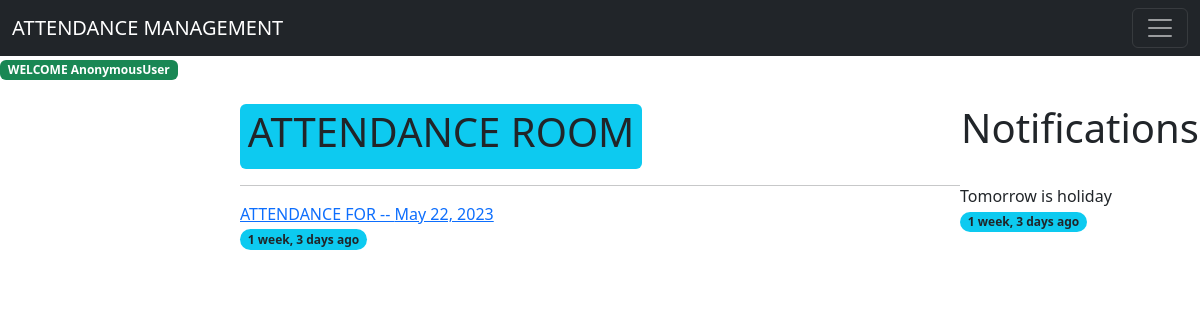
The page / on the database its author committed.
### base/models.py (models this page shows, shortened)
class Room(models.Model):
   name = models.CharField(max_length=200)
   created = models.DateTimeField(auto_now_add=True)
   datee = models.DateField(null=True)

class Notification(models.Model):
    description = models.TextField(max_length=250)
    created = models.DateTimeField(auto_now_add=True)
    class Meta:
        ordering = ['-created']

### base/views.py (the view)
# urls.py: path('' , views.home , name='home'),
def home(request):
    user = User.objects.all()
    room = Room.objects.all()
    notification = Notification.objects.all()
    context = {'users':user , 'room':room  , 'notifications':notification}
    return render (request , 'base/home.html' , context)

### base/templatetags/custom_filters.py (called while the page is built)
@register.filter
def has_group(user, group_name):
    return user.groups.filter(name=group_name).exists()

### base/templates/base/home.html (shortened to what this page needs)
{% load custom_filters %}
{% include 'base/nav.html' %}
<html>
    {% block content %}
    <span class="badge bg-success"> WELCOME {{request.user }}</span>
    <br>
    <br>
        <div class="main">
            <div class="user">
            </div>
            <div class="attendee">
                <span class="badge bg-info text-dark"><h1> ATTENDANCE ROOM</h1></span>
                <hr>
                {% for rooms in room %}
                {% if request.user|has_group:"Admin" %}
                     ATTENDANCE FOR --  {{ rooms.datee }}
                    <span><a href="{% url 'deleteroom' rooms.id %}"> <button type="button" class="btn btn-outline-danger" > DELETE </button> </a></span>
                </a>
                <br>
                {% else %}
                <a href = "{% url 'index' rooms.id %}"> ATTENDANCE FOR --  {{ rooms.datee }} </a>
                    <br>
                    <span class="badge rounded-pill bg-info text-dark">{{rooms.created |timesince}} ago</span>
                    <br>
                    <br>
                    {% endif %}
                {% endfor %}
            </div>
            <div class="notification" >
                <h1 style="text-align: center;"> Notifications </h1>
                <br>
                {% for notification in notifications %}
                    {{ notification.description }}
                    <br>
                    <span class="badge rounded-pill bg-info text-dark"> {{notification.created | timesince}} ago </span>
                    <br>
                    {% endfor %}
            </div>
        </div>
    {% endblock %}
</html>

### base/templates/base/home.html (style rules this page uses)
.main { display:grid; grid-template-columns: 1fr 3fr 1fr ; }

### rows shown on the page
Room: datee "May 22, 2023", created "1 week, 3 days"
Notification: description "Tomorrow is holiday", created "1 week, 3 days"

### other values the page prints
{{ request.user }} "AnonymousUser"
